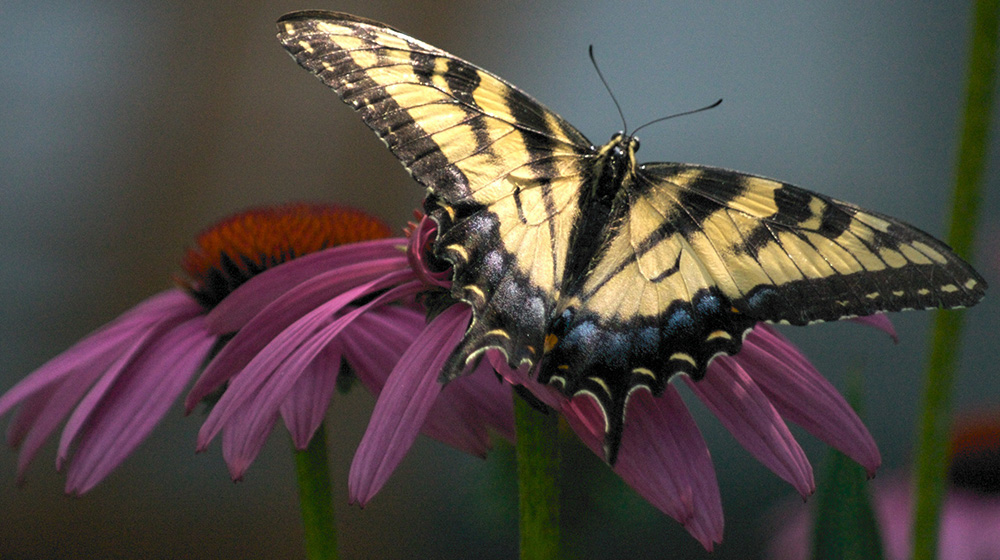
#> input picture ImageProcessing/Assignment_4/image.jpg, 1000 x 560 px
$ python Assignment_4.py   (older library calls are emulated)
#> lines starting #> are read from the running program, lines starting #| are printed output that depends on the picture
import cv2
import numpy as np


def make_gaussian_nosie(noise_size, image):
    height, width = image.shape
    img_noise = np.zeros((height, width), dtype=np.float)
    for i in range(height):
        for a in range(width):
            make_noise = np.random.normal()
            set_noise = noise_size * make_noise
            img_noise[i][a] = image[i][a] + set_noise

    return img_noise


img_ori = cv2.imread('image.jpg')
#> img_ori is the input picture: shape (560, 1000, 3); mean B, G, R 70.1, 74.3, 82.5
img = cv2.cvtColor(img_ori, cv2.COLOR_BGR2GRAY)
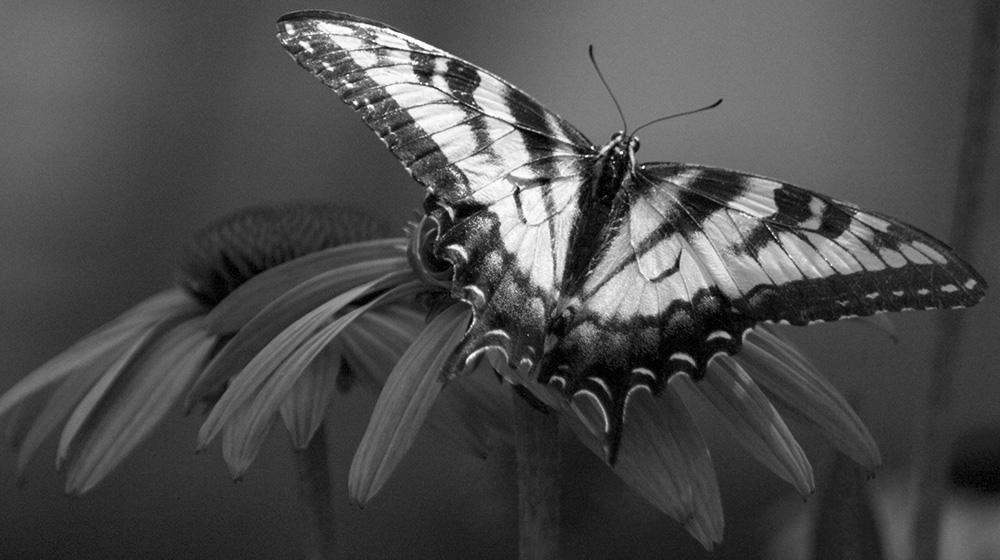
#> img: shape (560, 1000); min 0, max 255, mean 76.3

height,width = img.shape
#> height = 560; width = 1000

img_noise = make_gaussian_nosie(15,img)
#> after the loop in make_gaussian_nosie, `for i in range(height):`:
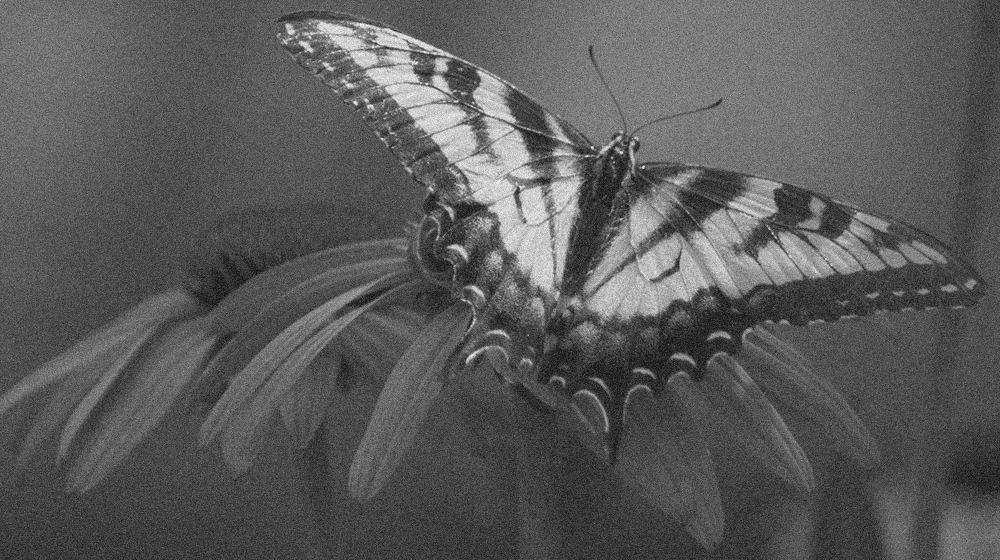
#> img_noise: shape (560, 1000) float64; min -49.12, max 303.2, mean 76.4; drawn with min black and max white
img_noise2 = make_gaussian_nosie(15,img)
img_noise3 = make_gaussian_nosie(15,img)
img_noise4 = make_gaussian_nosie(15,img)

out = np.zeros((height,width),dtype=np.float)
out2 = np.zeros((height, width), dtype=np.float)

for i in range(height):
    for j in range(width):
        if (img_noise[i][j] + img_noise2[i][j] + img_noise3[i][j] + img_noise4[i][j]) / 4 > 255:
            out[i][j] = 255
        elif 0<((img_noise[i][j] + img_noise2[i][j] + img_noise3[i][j] + img_noise4[i][j]) / 4)<255 :
            out[i][j] = (img_noise[i][j] + img_noise2[i][j] + img_noise3[i][j] + img_noise4[i][j]) / 4
        else:
            out[i][j] = 0


cv2.imshow('df',img_noise.astype(np.uint8))
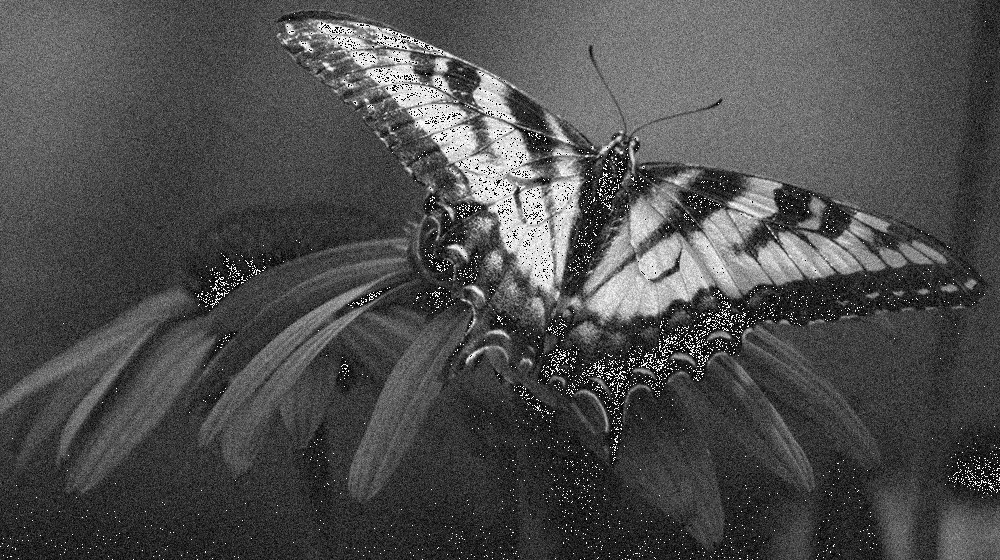
#> window 'df': shape (560, 1000); min 0, max 255, mean 77.3
cv2.imshow('avr2', out.astype(np.uint8))

cv2.waitKey(0)
